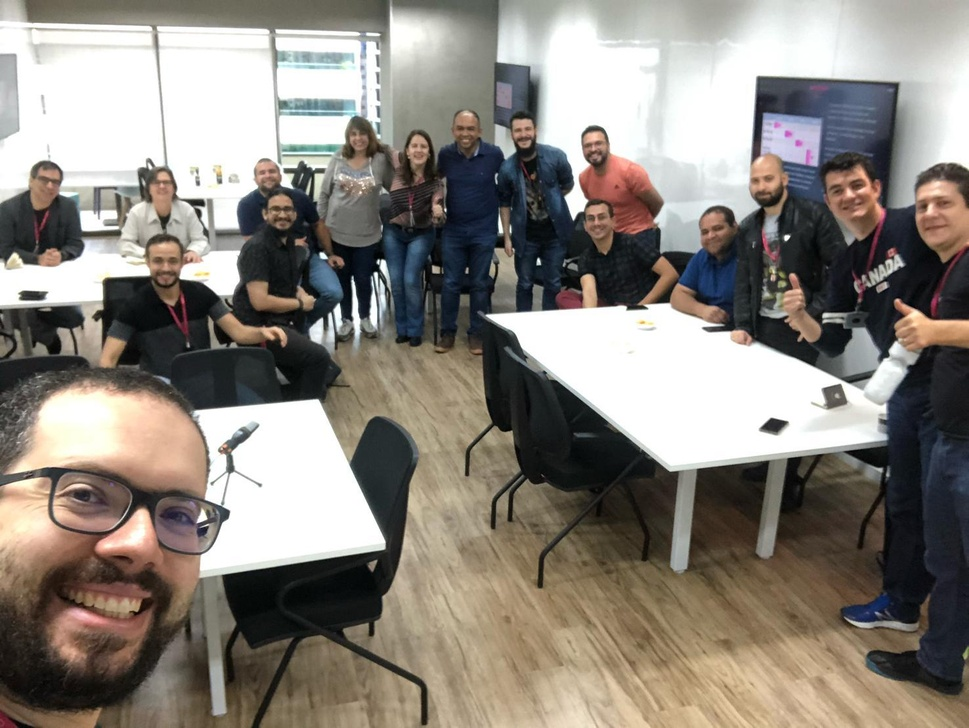
#> input picture opensource/opencv/datasets/fotos/reuniao-professores.jpeg, 969 x 728 px, shrunk from 1476 x 1109 before the run
$ python detectionfaceimg.py
#> lines starting #> are read from the running program, lines starting #| are printed output that depends on the picture; after the words box and inside, x2 and y2 are one past the last pixel; in counts of white or black regions, pixels touching at a corner belong together
import cv2         # importa biblioteca OpenCV

imagem = cv2.imread('datasets/fotos/reuniao-professores.jpeg')
#> imagem is the input picture: shape (728, 969, 3); mean B, G, R 125.6, 133.3, 139.5

face_cascade = cv2.CascadeClassifier('haarcascade/haarcascade_frontalface_default.xml')

gray = cv2.cvtColor(imagem, cv2.COLOR_BGR2GRAY)
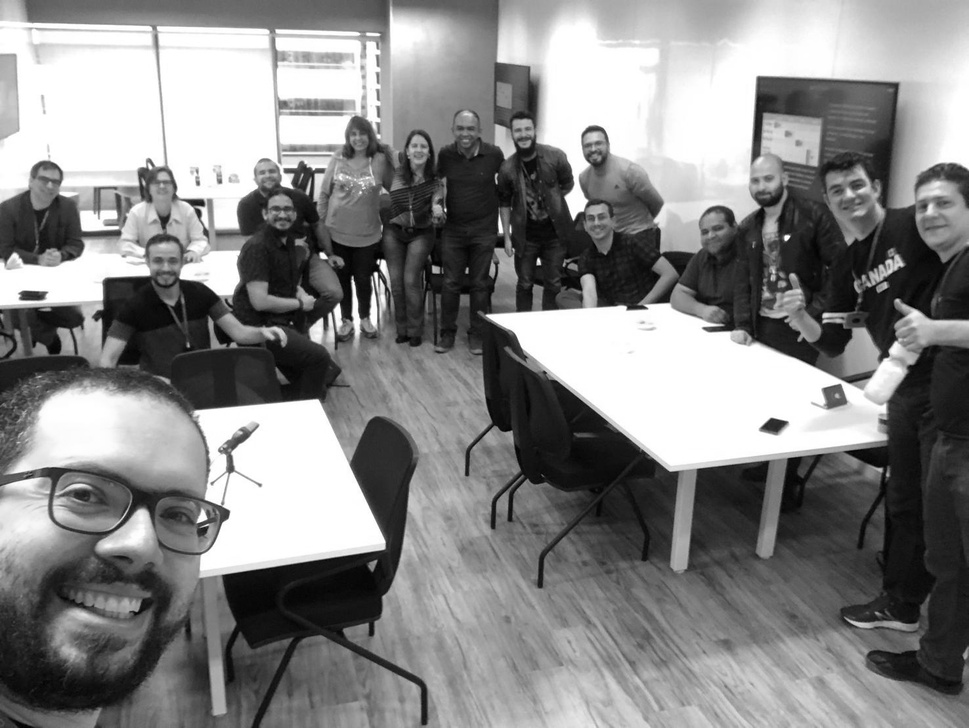
#> gray: shape (728, 969); min 0, max 255, mean 134.3
faces = face_cascade.detectMultiScale(gray, 1.1, 5) # 1.3 e a velocidade de captura
#> faces = 16 rows, first 6: [451, 118, 28, 28], [509, 120, 27, 27], [345, 124, 26, 26], [405, 135, 28, 28], [581, 134, 27, 27], [254, 162, 26, 26]
for (x,y,w,h) in faces:
	img = cv2.rectangle(gray,(x,y),(x+w,y+h),(255,0,0),2)
#> this loop made 16 passes
#> (x, y, w, h) on passes 1 to 12: (451, 118, 28, 28), (509, 120, 27, 27), (345, 124, 26, 26), (405, 135, 28, 28), (581, 134, 27, 27), (254, 162, 26, 26), (148, 172, 28, 28), (34, 170, 30, 30), (581, 206, 33, 33), (264, 195, 36, 36), (695, 217, 34, 34), (744, 166, 37, 37)
#> pass 2, `img = cv2.rectangle(gray,(x,y),(x+w,y+h),(255,0,0),2)`:
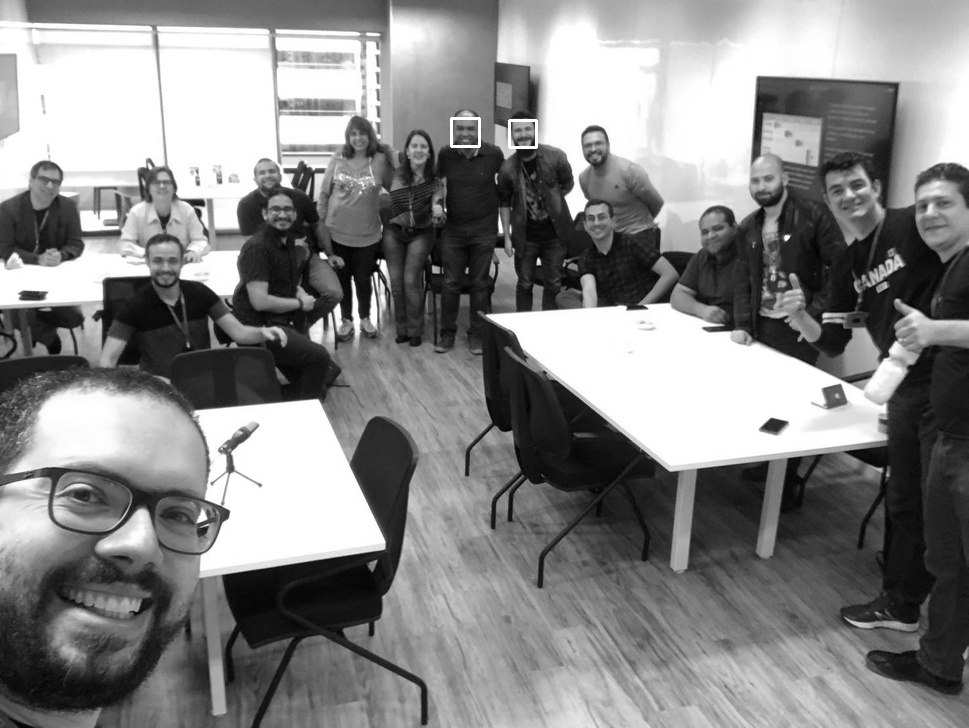
#> img: shape (728, 969); min 0, max 255, mean 134.4
#> after the loop:
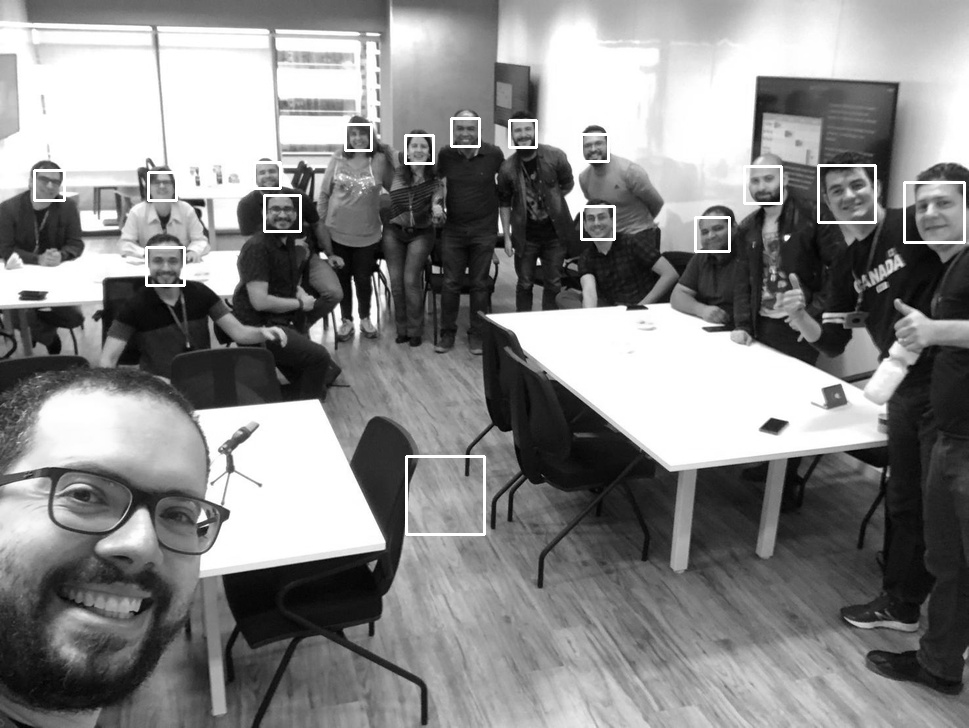
#> gray: shape (728, 969); 1% of pixels changed, all inside (x1, y1, x2, y2) = (33, 117, 966, 536)

cv2.imshow('frame',img)

key = cv2.waitKey(0)
#> (key Esc is pressed here)
cv2.destroyAllWindows()
